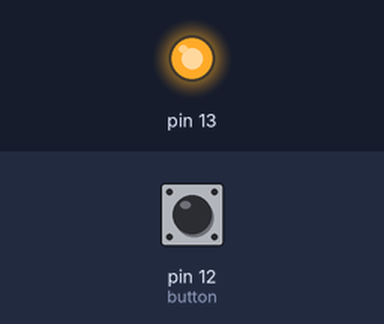
This sketch was run on a simulated Arduino Uno, built with avr-gcc and run on an emulated ATmega328P. Shown: output pins drawn as LEDs (lit = HIGH). The test bench sets the inputs (shaded band); at power-on: pin 12 (button) HIGH.

Above: at 1.2 s.
1.3 s: pin 12 (button) pulled LOW for 0.15 s
At 1.37 s:
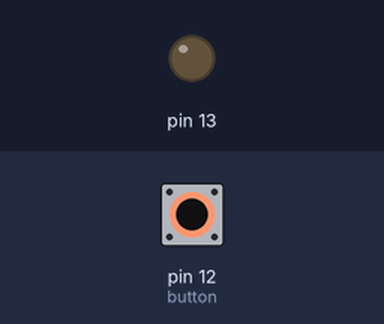
2.9 s: pin 12 (button) pulled LOW for 3.2 s
At 6.8 s:
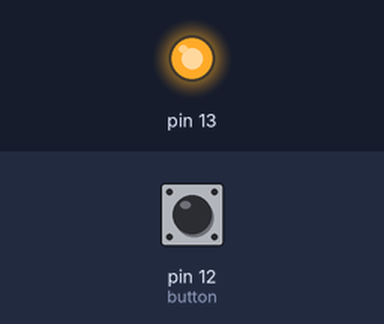
Timing chart, 0 to 8.3 s (numbered marks = the images above; inputs shaded):
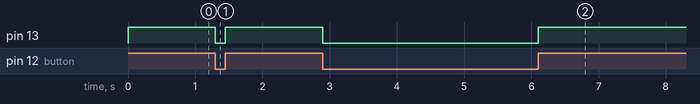

The sketch:

02_DigitalInput.ino
```cpp
void setup()
{
  // konfiguriere IO Pins
  pinMode(12, INPUT_PULLUP);
  pinMode(13, OUTPUT);
}

void loop()
{
  bool button = digitalRead(12);  // lese den Status des Pins 12 ein und speichere das Ergebnis in "button"
  digitalWrite(13, button);       // setze Pin 13 auf den eingelesenen Wert
}
```

Measured:
- after the input at 1.3 s, pin 13: HIGH → LOW at once, → HIGH 0.15 s later
- after the input at 2.9 s, pin 13: HIGH → LOW at once, → HIGH 3.2 s later
